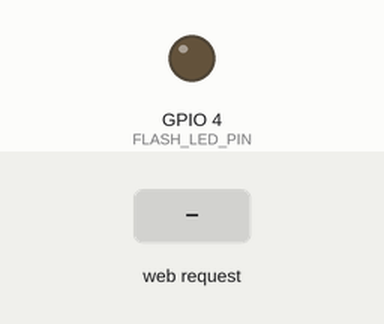
The sketch below on a simulated ESP32. Parts: output pins drawn as LEDs (lit = HIGH). The test bench sets the inputs (shaded band). WiFi joins after 1.5 s; servers stay silent unless stated; the camera gives no picture; what the sketch prints to the serial monitor is not drawn.

Above: at 3.0 s.
3.1 s: HTTP request GET /flashON received
At 3.4 s:
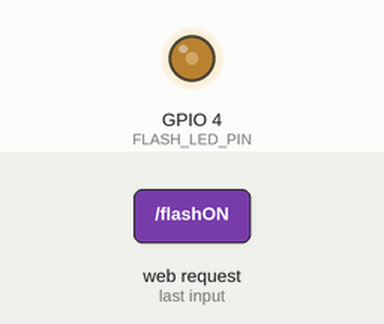
4.6 s: HTTP request GET /flashOFF received
At 5.8 s:
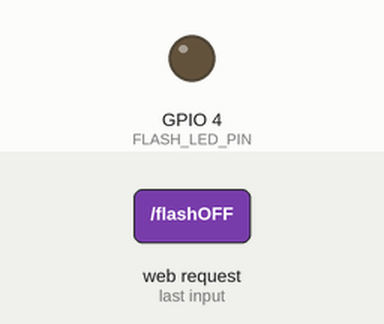
Timing chart, 0 to 7.6 s (numbered marks = the images above; inputs shaded):
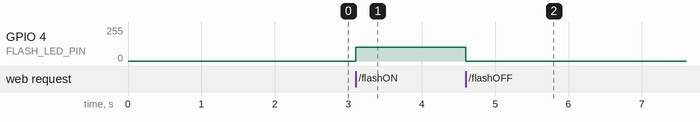

Measured:
- after the input at 3.1 s, GPIO 4 (FLASH_LED_PIN): 0/255 → 102/255 at once
- after the input at 4.6 s, GPIO 4 (FLASH_LED_PIN): 102/255 → 0/255 at once

The sketch:

esp_cam_gesture_code.ino
```cpp
// ==========================================================
// GESTURE ESP32-CAM — streams video + controls its OWN flash LED
// Board: AI-Thinker ESP32-CAM
// Stream:    http://<IP>:81/stream
// Flash on:  http://<IP>/flashON
// Flash off: http://<IP>/flashOFF
//
// Purpose: dedicated camera for hand-gesture recognition. Its flash
// is turned on by Python (via /flashON) on a thumbs-up gesture, purely
// to illuminate the hand in low light -- it has NOTHING to do with the
// car and never sends drive commands.
// ==========================================================

#include "esp_camera.h"
#include <WiFi.h>
#include <WebServer.h>
#include "esp_http_server.h"

// ---- Wi-Fi credentials ----
const char* ssid     = "Airtel_srin_4723";
const char* password = "Air@06268";

// ---- Flash LED pin (AI-Thinker onboard flash) ----
#define FLASH_LED_PIN 4
#define FLASH_BRIGHTNESS 102   // 40% of 255 (255 * 0.40 ≈ 102)

// ---- AI-Thinker camera pin map ----
#define PWDN_GPIO_NUM     32
#define RESET_GPIO_NUM    -1
#define XCLK_GPIO_NUM      0
#define SIOD_GPIO_NUM     26
#define SIOC_GPIO_NUM     27
#define Y9_GPIO_NUM       35
#define Y8_GPIO_NUM       34
#define Y7_GPIO_NUM       39
#define Y6_GPIO_NUM       36
#define Y5_GPIO_NUM       21
#define Y4_GPIO_NUM       19
#define Y3_GPIO_NUM       18
#define Y2_GPIO_NUM        5
#define VSYNC_GPIO_NUM    25
#define HREF_GPIO_NUM     23
#define PCLK_GPIO_NUM     22

#define PART_BOUNDARY "123456789000000000000987654321"
static const char* STREAM_CONTENT_TYPE = "multipart/x-mixed-replace;boundary=" PART_BOUNDARY;
static const char* STREAM_BOUNDARY = "\r\n--" PART_BOUNDARY "\r\n";
static const char* STREAM_PART = "Content-Type: image/jpeg\r\nContent-Length: %u\r\n\r\n";

httpd_handle_t stream_httpd = NULL;
WebServer controlServer(80);

// ---------------- Streaming (port 81) ----------------

static esp_err_t stream_handler(httpd_req_t *req) {
  camera_fb_t *fb = NULL;
  esp_err_t res = ESP_OK;
  char part_buf[64];

  res = httpd_resp_set_type(req, STREAM_CONTENT_TYPE);
  if (res != ESP_OK) return res;

  while (true) {
    fb = esp_camera_fb_get();
    if (!fb) {
      res = ESP_FAIL;
    } else {
      if (fb->format != PIXFORMAT_JPEG) {
        esp_camera_fb_return(fb);
        continue;
      }
      size_t hlen = snprintf(part_buf, 64, STREAM_PART, fb->len);
      res = httpd_resp_send_chunk(req, STREAM_BOUNDARY, strlen(STREAM_BOUNDARY));
      if (res == ESP_OK) res = httpd_resp_send_chunk(req, part_buf, hlen);
      if (res == ESP_OK) res = httpd_resp_send_chunk(req, (const char *)fb->buf, fb->len);
      esp_camera_fb_return(fb);
    }
    if (res != ESP_OK) break;
  }
  return res;
}

void startCameraServer() {
  httpd_config_t config = HTTPD_DEFAULT_CONFIG();
  config.server_port = 81;
  config.ctrl_port = 81;

  httpd_uri_t stream_uri = {
    .uri = "/stream",
    .method = HTTP_GET,
    .handler = stream_handler,
    .user_ctx = NULL
  };

  if (httpd_start(&stream_httpd, &config) == ESP_OK) {
    httpd_register_uri_handler(stream_httpd, &stream_uri);
  }
}

// ---------------- Flash control (port 80) ----------------

void handleFlashOn() {
  ledcWrite(FLASH_LED_PIN, FLASH_BRIGHTNESS);   // or ledcWrite(0, FLASH_BRIGHTNESS) on old core
  controlServer.send(200, "text/plain", "FLASH ON (40%)");
}

void handleFlashOff() {
  ledcWrite(FLASH_LED_PIN, 0);                  // or ledcWrite(0, 0) on old core
  controlServer.send(200, "text/plain", "FLASH OFF");
}

void handleRoot() {
  controlServer.send(200, "text/plain", "Gesture ESP32-CAM. Stream: :81/stream  Flash: /flashON /flashOFF");
}

void handleNotFound() {
  controlServer.send(404, "text/plain", "Not found");
}

// ---------------- Setup ----------------

void setup() {
  Serial.begin(115200);
  Serial.setDebugOutput(false);

  ledcAttach(FLASH_LED_PIN, 5000, 8);   // pin, freq 5kHz, 8-bit resolution (0-255)
  ledcWrite(FLASH_LED_PIN, 0);          // start off

  camera_config_t config;
  config.ledc_channel = LEDC_CHANNEL_0;
  config.ledc_timer   = LEDC_TIMER_0;
  config.pin_d0 = Y2_GPIO_NUM;
  config.pin_d1 = Y3_GPIO_NUM;
  config.pin_d2 = Y4_GPIO_NUM;
  config.pin_d3 = Y5_GPIO_NUM;
  config.pin_d4 = Y6_GPIO_NUM;
  config.pin_d5 = Y7_GPIO_NUM;
  config.pin_d6 = Y8_GPIO_NUM;
  config.pin_d7 = Y9_GPIO_NUM;
  config.pin_xclk = XCLK_GPIO_NUM;
  config.pin_pclk = PCLK_GPIO_NUM;
  config.pin_vsync = VSYNC_GPIO_NUM;
  config.pin_href = HREF_GPIO_NUM;
  config.pin_sscb_sda = SIOD_GPIO_NUM;
  config.pin_sscb_scl = SIOC_GPIO_NUM;
  config.pin_pwdn = PWDN_GPIO_NUM;
  config.pin_reset = RESET_GPIO_NUM;
  config.xclk_freq_hz = 20000000;
  config.pixel_format = PIXFORMAT_JPEG;

  // Force ESP32-CAM to use internal DRAM (No PSRAM)
  config.frame_size   = FRAMESIZE_QVGA;      // 320x240
  config.jpeg_quality = 15;
  config.fb_count     = 1;
  config.fb_location  = CAMERA_FB_IN_DRAM;
  config.grab_mode    = CAMERA_GRAB_WHEN_EMPTY;

  esp_err_t err = esp_camera_init(&config);
  if (err != ESP_OK) {
    Serial.printf("Camera init failed with error 0x%x\n", err);
    return;
  }

  WiFi.begin(ssid, password);
  Serial.print("Connecting to WiFi");
  while (WiFi.status() != WL_CONNECTED) {
    delay(500);
    Serial.print(".");
  }
  Serial.println();
  Serial.print("Connected! Stream: http://");
  Serial.print(WiFi.localIP());
  Serial.println(":81/stream");
  Serial.print("Flash control: http://");
  Serial.println(WiFi.localIP());

  startCameraServer();

  controlServer.on("/", handleRoot);
  controlServer.on("/flashON", handleFlashOn);
  controlServer.on("/flashOFF", handleFlashOff);
  controlServer.onNotFound(handleNotFound);
  controlServer.begin();
}

void loop() {
  controlServer.handleClient();
}
```
